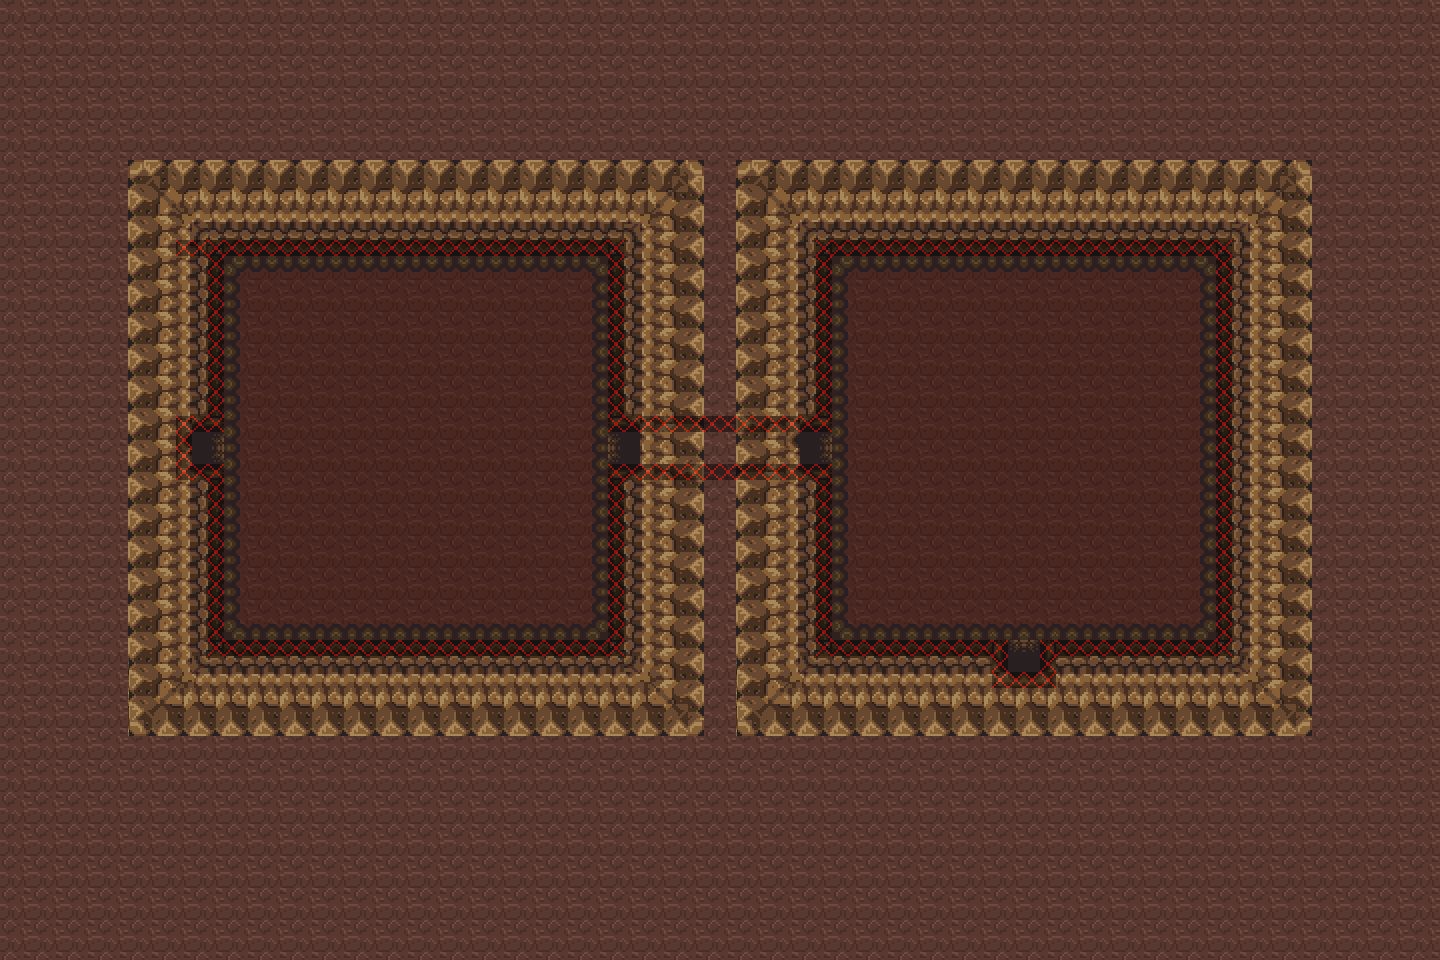

Below is a game level as drawn by its tile map, then a one-line description and the .tmx that defines it (tile-layer data replaced by summaries):
An orthogonal 90x60 tile map with 16x16 px tiles, 4 tile layers (Capa de patrones 1, Capa de patrones 2, Collisions 1, Collisions 2), 2 tilesets and 2 objects.

<map version="1.0" orientation="orthogonal" renderorder="right-down" width="90" height="60" tilewidth="16" tileheight="16" nextobjectid="4">
 <tileset firstgid="1" name="tileset cave" tilewidth="16" tileheight="16" tilecount="1710" columns="57">
  <image source="../../Temporary Sprites folder/tilesets/tileset cave.png" width="912" height="480" />
  <tile id="0">
   <properties>
    <property name="y" type="int" value="1088" />
   </properties>
  </tile>
 </tileset>
 <tileset firstgid="1711" name="collision tileset" tilewidth="16" tileheight="16" tilecount="13" columns="13">
  <image source="../../Temporary Sprites folder/tilesets/collision tileset.png" width="221" height="16" />
 </tileset>
 <layer name="Capa de patrones 1" width="90" height="60">
  <properties>
   <property name="print_height" type="int" value="0" />
  </properties>
  <data>[5400 cells, 2592 non-empty, 252 distinct tile ids]</data>
 </layer>
 <layer name="Capa de patrones 2" width="90" height="60">
  <properties>
   <property name="print_height" type="int" value="1" />
  </properties>
  <data>[5400 cells, 2944 non-empty, 51 distinct tile ids]</data>
 </layer>
 <layer name="Collisions 1" width="90" height="60">
  <properties>
   <property name="Navigation" type="int" value="1" />
  </properties>
  <data>[5400 cells, 230 non-empty, 1 distinct tile ids]</data>
 </layer>
 <layer name="Collisions 2" width="90" height="60">
  <properties>
   <property name="Navigation" type="int" value="1" />
  </properties>
  <data>[5400 cells, 0 non-empty, 0 distinct tile ids]</data>
 </layer>
 <objectgroup name="Objects 1">
  <object id="1" x="176" y="432" width="32" height="32">
   <properties>
    <property name="scene" type="int" value="20" />
    <property name="type" value="warp" />
    <property name="x" type="int" value="118" />
    <property name="y" type="int" value="25" />
   </properties>
  </object>
  <object id="3" x="1008" y="656" width="32" height="32">
   <properties>
    <property name="scene" type="int" value="22" />
    <property name="type" value="warp" />
    <property name="x" type="int" value="25" />
    <property name="y" type="int" value="11" />
   </properties>
  </object>
 </objectgroup>
</map>
